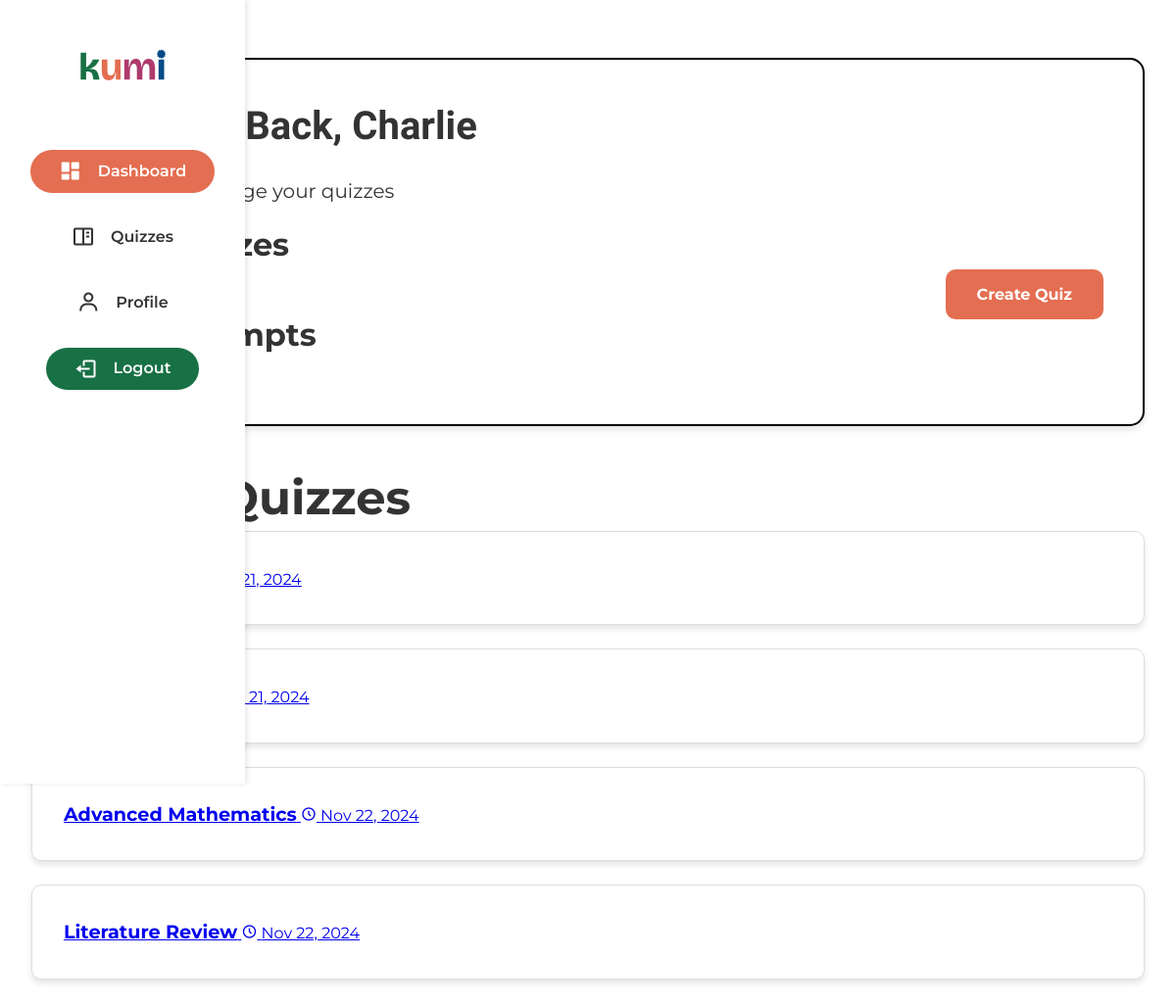
Screenshot of /view/teacher_dashboard.php (signed in) with the database file from the repository.
### tables this page shows
CREATE TABLE `Quizzes` (
  `quiz_id` int(11) NOT NULL,
  `title` varchar(255) NOT NULL,
  `description` text DEFAULT NULL,
  `created_by` int(11) NOT NULL,
  `mode` enum('individual','group','live','asynchronous') NOT NULL,
  `deadline` datetime DEFAULT NULL,
  `created_at` timestamp NOT NULL DEFAULT current_timestamp()
);

### utils/Database.php (called while the page is built, shortened)
<?php
class Database {
    private static $instance = null;
    private $connection;
    private function __construct() {
        $this->connection = new mysqli("localhost", "root", "", "kumidb");
    }
    public static function getInstance() {
        if (self::$instance === null) {
            self::$instance = new self();
        }
        return self::$instance;
    }
    public function query($sql, $params = []) {
        $stmt = $this->connection->prepare($sql);
        if (!empty($params)) {
            $types = str_repeat('s', count($params));
            $stmt->bind_param($types, ...$params);
        }
        if (!$stmt->execute()) {
            throw new Exception("Query execution failed: " . $stmt->error);
        }
        return $stmt->get_result();
    }
}

### functions/quiz_functions.php (called while the page is built, shortened)
<?php
require_once '../utils/Database.php';
function getQuizzesByTeacher($teacherId) {
    $db = Database::getInstance();
    $sql = "SELECT q.*, COUNT(qr.result_id) as attempt_count
            FROM Quizzes q
            LEFT JOIN QuizResults qr ON q.quiz_id = qr.quiz_id
            WHERE q.created_by = ?
            GROUP BY q.quiz_id";
    $result = $db->query($sql, [$teacherId]);
    $quizzes = [];
    while ($row = $result->fetch_assoc()) {
        $quizzes[] = [
            'quiz_id' => (int)$row['quiz_id'],
            'title' => htmlspecialchars($row['title']),
            'description' => htmlspecialchars($row['description']),
            'mode' => $row['mode'],
            'attempt_count' => (int)$row['attempt_count'],
            'created_at' => $row['created_at']
        ];
    }
    return $quizzes;
}

### view/teacher_dashboard.php (the view, shortened to what this page needs)
<?php
require_once '../functions/quiz_functions.php';
include_once '../components/sidebar.php';
$teacherId = $_SESSION['user_id'];
$quizzes = getQuizzesByTeacher($teacherId);
?>
<!DOCTYPE html>
<html lang="en">
<head>
    <link rel="stylesheet" href="../assets/css/styles.css">
    <link rel="stylesheet" href="../assets/css/teacher_dashboard.css">
    <link href='https://unpkg.com/boxicons@2.1.4/css/boxicons.min.css' rel='stylesheet'>
</head>
<body>
    <main class="dashboard">
        <section class="welcome-section">
            <h1>Welcome Back, <?= htmlspecialchars($_SESSION['first_name']) ?></h1>
            <p class="welcome-message">Create and manage your quizzes</p>
            <div class="welcome-content">
                <div class="stats-overview">
                    <div class="stat-card">
                        <div class="stat-info">
                            <h3>Total Quizzes</h3>
                            <p><?= count($quizzes) ?></p>
                        </div>
                    </div>
                    <div class="stat-card">
                        <div class="stat-info">
                            <h3>Total Attempts</h3>
                            <p><?= array_sum(array_column($quizzes, 'attempt_count')) ?></p>
                        </div>
                    </div>
                </div>
                <div class="create-quiz-button">
                    <a href="quiz.php">Create Quiz</a>
                </div>
            </div>
        </section>
        <section class="recent-quizzes">
            <h2>Recent Quizzes</h2>
            <div class="quiz-list">
                <?php foreach (array_slice($quizzes, 0, 5) as $quiz): ?>
                    <a href="quiz_results.php?id=<?= $quiz['quiz_id'] ?>" class="quiz-item">
                        <div class="quiz-info">
                            <span class="quiz-title"><?= $quiz['title'] ?></span>
                            <span class="quiz-meta">
                                <i class='bx bx-time-five'></i>
                                <?= date('M d, Y', strtotime($quiz['created_at'])) ?>
                            </span>
                        </div>
                        <div class="quiz-actions">
                            <button onclick="editQuiz(<?= $quiz['quiz_id'] ?>)" title="Edit Quiz">
                                <i class='bx bxs-edit'></i>
                            </button>
                            <button onclick="deleteQuiz(<?= $quiz['quiz_id'] ?>)" title="Delete Quiz">
                                <i class='bx bx-trash'></i>
                            </button>
                        </div>
                    </a>
                <?php endforeach; ?>
            </div>
        </section>
    </main>
</body>
</html>

### assets/css/styles.css (style rules this page uses)
:root { --h1: 3.5rem; --h2: 3rem; --h3: 2rem; --h4: 1.5rem; --text-large: 1.4rem; --text-medium: 1.2rem; --text-small: 1rem; --color-primary: #187045; --color-secondary: #E46E51; --color-accent: #DCA05F; --color-dark: #333; --color-light: #fff; --color-bg-dark: #f5f5f5; --color-bg-light: #ffffff; --color-hover-dark: #044B85; --color-error: tomato; --shadow-light: 0 5px 15px rgba(0, 0, 0, 0.1); --shadow-dark: 0 1rem 1rem rgba(0, 0, 0, 0.25); --radius-small: 5px; --radius-large: 30px; --padding-small: 0.5rem; --padding-medium: 1rem; --padding-large: 2rem; --gutter-small: 1rem; --gutter-medium: 2rem; --gutter-large: 3rem; --gutter-x-large: 6rem; }
body { font-family: 'Montserrat', sans-serif; font-size: var(--text-medium); color: var(--text-color); background-color: var(--bg-color-primary); line-height: 1.4; }
h1 { font-size: var(--h1); }
h2 { font-size: var(--h2); }
h3 { font-size: var(--h3); }
p, a, input, button { font-size: var(--text-small); }
button, .btn-primary, .join-btn { background-color: var(--color-primary); color: var(--color-light); padding: var(--padding-medium) var(--padding-large); border-radius: var(--radius-large); transition: all 0.3s ease-in-out; }
* { margin: 0; padding: 0; box-sizing: border-box; }
body { font-family: 'Montserrat', sans-serif; background-color: var(--bg-color-primary); color: var(--text-color); overflow-x: hidden; }

### assets/css/teacher_dashboard.css (style rules this page uses)
:root { --color-primary: #187045; --color-secondary: #E46E51; --color-dark-pink: #ae3a6d; --color-accent: #DCA05F; --color-dark: #333; --color-light: #fff; --color-bg-dark: #f5f5f5; --color-bg-light: #ffffff; --color-hover-dark: #044B85; --color-error: tomato; }
body { margin: 0; padding: 0; font-family: 'Montserrat', sans-serif; background-color: var(--color-bg-light); color: var(--color-dark); }
.dashboard { max-width: 1200px; margin: 0 auto; padding: 2rem; }
.welcome-section { background-color: var(--color-light); border: 2px solid #000; border-radius: 15px; padding: 2.5rem; margin-bottom: 2.5rem; box-shadow: 0px 4px 6px rgba(0, 0, 0, 0.1); }
.welcome-section h1 { font-size: 2.5rem; font-family: 'Bricolage Grotesque', sans-serif; margin-bottom: 1.5rem; }
.welcome-section p { font-size: 1.25rem; }
.welcome-content { display: flex; justify-content: space-between; align-items: center; }
.create-quiz-button a { display: inline-block; padding: 0.9rem 2rem; background-color: var(--color-secondary); color: var(--color-light); text-decoration: none; border-radius: 10px; font-weight: bold; font-size: 1rem; transition: background-color 0.3s ease; }
.quiz-list { display: flex; flex-direction: column; gap: 1.5rem; }
.quiz-item { display: flex; justify-content: space-between; align-items: center; padding: 1.2rem 2rem; background-color: var(--color-light); border-radius: 10px; border: 1px solid #ddd; box-shadow: 0px 4px 6px rgba(0, 0, 0, 0.1); transition: transform 0.3s ease, box-shadow 0.3s ease; }
.quiz-title { font-size: 1.2rem; font-weight: bold; }
.quiz-actions { display: flex; gap: 1rem; }
button { background-color: transparent; border: none; font-size: 1.5rem; cursor: pointer; transition: color 0.3s ease; }

### rows the page displays
quizzes: created_at "Nov 21, 2024"
quizzes: created_at "Nov 21, 2024"
quizzes: title "Advanced Mathematics", created_at "Nov 22, 2024"
quizzes: title "Literature Review", created_at "Nov 22, 2024"

### other values shown
$_SESSION['first_name'] "Charlie"
